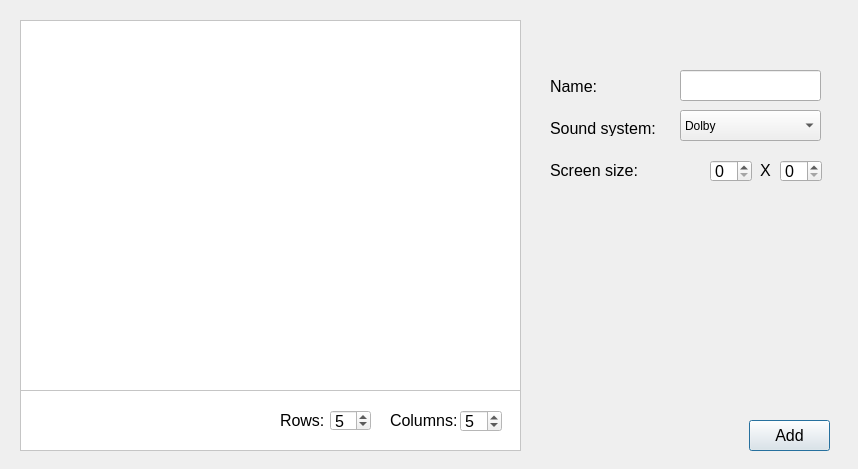
<?xml version="1.0" encoding="UTF-8"?>
<ui version="4.0">
 <class>hall</class>
 <widget class="QDialog" name="hall">
  <property name="geometry">
   <rect>
    <x>0</x>
    <y>0</y>
    <width>858</width>
    <height>469</height>
   </rect>
  </property>
  <property name="sizePolicy">
   <sizepolicy hsizetype="Preferred" vsizetype="Preferred">
    <horstretch>0</horstretch>
    <verstretch>0</verstretch>
   </sizepolicy>
  </property>
  <property name="windowTitle">
   <string>Add hall</string>
  </property>
  <widget class="QPushButton" name="AddButton">
   <property name="geometry">
    <rect>
     <x>749</x>
     <y>420</y>
     <width>81</width>
     <height>31</height>
    </rect>
   </property>
   <property name="font">
    <font>
     <pointsize>12</pointsize>
    </font>
   </property>
   <property name="text">
    <string>Add</string>
   </property>
  </widget>
  <widget class="QFrame" name="frame_rows_columns">
   <property name="geometry">
    <rect>
     <x>20</x>
     <y>20</y>
     <width>501</width>
     <height>431</height>
    </rect>
   </property>
   <property name="palette">
    <palette>
     <active>
      <colorrole role="Base">
       <brush brushstyle="SolidPattern">
        <color alpha="255">
         <red>255</red>
         <green>255</green>
         <blue>255</blue>
        </color>
       </brush>
      </colorrole>
      <colorrole role="Window">
       <brush brushstyle="SolidPattern">
        <color alpha="255">
         <red>255</red>
         <green>255</green>
         <blue>255</blue>
        </color>
       </brush>
      </colorrole>
     </active>
     <inactive>
      <colorrole role="Base">
       <brush brushstyle="SolidPattern">
        <color alpha="255">
         <red>255</red>
         <green>255</green>
         <blue>255</blue>
        </color>
       </brush>
      </colorrole>
      <colorrole role="Window">
       <brush brushstyle="SolidPattern">
        <color alpha="255">
         <red>255</red>
         <green>255</green>
         <blue>255</blue>
        </color>
       </brush>
      </colorrole>
     </inactive>
     <disabled>
      <colorrole role="Base">
       <brush brushstyle="SolidPattern">
        <color alpha="255">
         <red>255</red>
         <green>255</green>
         <blue>255</blue>
        </color>
       </brush>
      </colorrole>
      <colorrole role="Window">
       <brush brushstyle="SolidPattern">
        <color alpha="255">
         <red>255</red>
         <green>255</green>
         <blue>255</blue>
        </color>
       </brush>
      </colorrole>
     </disabled>
    </palette>
   </property>
   <property name="autoFillBackground">
    <bool>true</bool>
   </property>
   <property name="frameShape">
    <enum>QFrame::StyledPanel</enum>
   </property>
   <property name="frameShadow">
    <enum>QFrame::Plain</enum>
   </property>
   <widget class="QFrame" name="frame_hall">
    <property name="geometry">
     <rect>
      <x>0</x>
      <y>0</y>
      <width>501</width>
      <height>371</height>
     </rect>
    </property>
    <property name="palette">
     <palette>
      <active>
       <colorrole role="Base">
        <brush brushstyle="SolidPattern">
         <color alpha="255">
          <red>255</red>
          <green>255</green>
          <blue>255</blue>
         </color>
        </brush>
       </colorrole>
       <colorrole role="Window">
        <brush brushstyle="SolidPattern">
         <color alpha="255">
          <red>255</red>
          <green>255</green>
          <blue>255</blue>
         </color>
        </brush>
       </colorrole>
      </active>
      <inactive>
       <colorrole role="Base">
        <brush brushstyle="SolidPattern">
         <color alpha="255">
          <red>255</red>
          <green>255</green>
          <blue>255</blue>
         </color>
        </brush>
       </colorrole>
       <colorrole role="Window">
        <brush brushstyle="SolidPattern">
         <color alpha="255">
          <red>255</red>
          <green>255</green>
          <blue>255</blue>
         </color>
        </brush>
       </colorrole>
      </inactive>
      <disabled>
       <colorrole role="Base">
        <brush brushstyle="SolidPattern">
         <color alpha="255">
          <red>255</red>
          <green>255</green>
          <blue>255</blue>
         </color>
        </brush>
       </colorrole>
       <colorrole role="Window">
        <brush brushstyle="SolidPattern">
         <color alpha="255">
          <red>255</red>
          <green>255</green>
          <blue>255</blue>
         </color>
        </brush>
       </colorrole>
      </disabled>
     </palette>
    </property>
    <property name="autoFillBackground">
     <bool>true</bool>
    </property>
    <property name="frameShape">
     <enum>QFrame::StyledPanel</enum>
    </property>
    <property name="frameShadow">
     <enum>QFrame::Sunken</enum>
    </property>
   </widget>
   <widget class="QSpinBox" name="spinBox_rows">
    <property name="geometry">
     <rect>
      <x>310</x>
      <y>390</y>
      <width>41</width>
      <height>21</height>
     </rect>
    </property>
    <property name="font">
     <font>
      <pointsize>12</pointsize>
     </font>
    </property>
    <property name="minimum">
     <number>1</number>
    </property>
    <property name="maximum">
     <number>25</number>
    </property>
    <property name="value">
     <number>5</number>
    </property>
   </widget>
   <widget class="QSpinBox" name="spinBox_columns">
    <property name="geometry">
     <rect>
      <x>440</x>
      <y>390</y>
      <width>42</width>
      <height>22</height>
     </rect>
    </property>
    <property name="font">
     <font>
      <pointsize>12</pointsize>
     </font>
    </property>
    <property name="minimum">
     <number>1</number>
    </property>
    <property name="maximum">
     <number>25</number>
    </property>
    <property name="value">
     <number>5</number>
    </property>
   </widget>
   <widget class="QLabel" name="label_rows">
    <property name="geometry">
     <rect>
      <x>260</x>
      <y>390</y>
      <width>51</width>
      <height>21</height>
     </rect>
    </property>
    <property name="font">
     <font>
      <pointsize>12</pointsize>
     </font>
    </property>
    <property name="text">
     <string>Rows:</string>
    </property>
   </widget>
   <widget class="QLabel" name="label_columns">
    <property name="geometry">
     <rect>
      <x>370</x>
      <y>390</y>
      <width>71</width>
      <height>21</height>
     </rect>
    </property>
    <property name="font">
     <font>
      <pointsize>12</pointsize>
     </font>
    </property>
    <property name="text">
     <string>Columns:</string>
    </property>
   </widget>
  </widget>
  <widget class="QLabel" name="label_hall_name">
   <property name="geometry">
    <rect>
     <x>550</x>
     <y>80</y>
     <width>46</width>
     <height>13</height>
    </rect>
   </property>
   <property name="font">
    <font>
     <pointsize>12</pointsize>
    </font>
   </property>
   <property name="text">
    <string>Name:</string>
   </property>
  </widget>
  <widget class="QLabel" name="label_sound_system">
   <property name="geometry">
    <rect>
     <x>550</x>
     <y>120</y>
     <width>111</width>
     <height>16</height>
    </rect>
   </property>
   <property name="font">
    <font>
     <pointsize>12</pointsize>
    </font>
   </property>
   <property name="text">
    <string>Sound system:</string>
   </property>
  </widget>
  <widget class="QLabel" name="label_screen_size">
   <property name="geometry">
    <rect>
     <x>550</x>
     <y>160</y>
     <width>91</width>
     <height>21</height>
    </rect>
   </property>
   <property name="font">
    <font>
     <pointsize>12</pointsize>
    </font>
   </property>
   <property name="text">
    <string>Screen size:</string>
   </property>
  </widget>
  <widget class="QLineEdit" name="hall_name">
   <property name="geometry">
    <rect>
     <x>680</x>
     <y>70</y>
     <width>141</width>
     <height>31</height>
    </rect>
   </property>
   <property name="font">
    <font>
     <pointsize>12</pointsize>
    </font>
   </property>
  </widget>
  <widget class="QComboBox" name="comboBox_sound">
   <property name="geometry">
    <rect>
     <x>680</x>
     <y>110</y>
     <width>141</width>
     <height>31</height>
    </rect>
   </property>
   <item>
    <property name="text">
     <string>Dolby</string>
    </property>
   </item>
   <item>
    <property name="text">
     <string>Dolby Atmos</string>
    </property>
   </item>
   <item>
    <property name="text">
     <string>Dolby Digital</string>
    </property>
   </item>
   <item>
    <property name="text">
     <string>Dolby Digital EX</string>
    </property>
   </item>
   <item>
    <property name="text">
     <string>Dolby SR</string>
    </property>
   </item>
   <item>
    <property name="text">
     <string>Dolby Surround 7.1</string>
    </property>
   </item>
   <item>
    <property name="text">
     <string>DTS</string>
    </property>
   </item>
   <item>
    <property name="text">
     <string>New Item</string>
    </property>
   </item>
  </widget>
  <widget class="QSpinBox" name="spinBox_screen_width">
   <property name="geometry">
    <rect>
     <x>710</x>
     <y>160</y>
     <width>42</width>
     <height>22</height>
    </rect>
   </property>
   <property name="font">
    <font>
     <pointsize>12</pointsize>
    </font>
   </property>
  </widget>
  <widget class="QSpinBox" name="spinBox_screen_height">
   <property name="geometry">
    <rect>
     <x>780</x>
     <y>160</y>
     <width>42</width>
     <height>22</height>
    </rect>
   </property>
   <property name="font">
    <font>
     <pointsize>12</pointsize>
    </font>
   </property>
  </widget>
  <widget class="QLabel" name="label_6">
   <property name="geometry">
    <rect>
     <x>760</x>
     <y>160</y>
     <width>16</width>
     <height>21</height>
    </rect>
   </property>
   <property name="font">
    <font>
     <pointsize>12</pointsize>
    </font>
   </property>
   <property name="text">
    <string>X</string>
   </property>
  </widget>
 </widget>
 <resources/>
 <connections/>
</ui>
